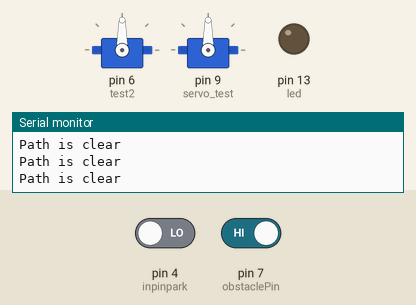
Recording of a sketch running on a simulated Arduino Uno, built with avr-gcc and run on an emulated ATmega328P. Parts: 2 × servo, output pins drawn as LEDs (lit = HIGH), the last lines printed to the serial monitor. The inputs (shaded band) are chosen by the test bench; at power-on: pin 7 (obstaclePin) HIGH, pin 4 (inpinpark) LOW.

Above: at 1.2 s.
1.3 s: pin 7 (obstaclePin) driven LOW
At 1.85 s:
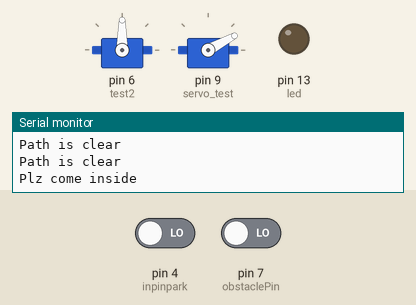
4.3 s: pin 4 (inpinpark) driven HIGH
7.3 s: pin 7 (obstaclePin) driven HIGH
At 7.33 s:
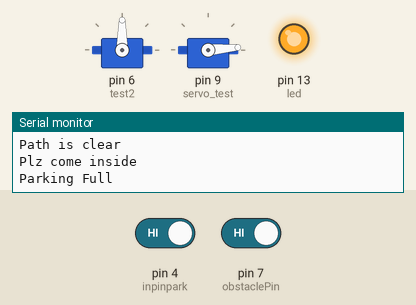
At 8.7 s:
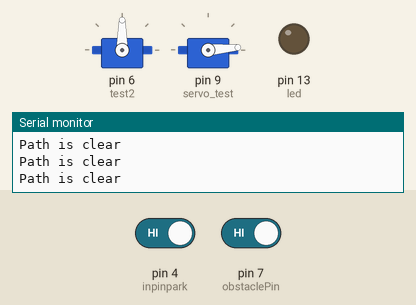
Timing chart, 0 to 10.3 s (numbered marks = the images above; inputs shaded):
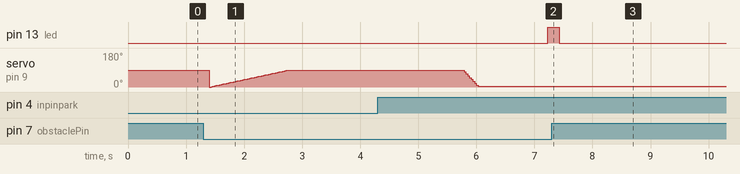

The sketch:

SmartParkingSystem.ino
```cpp
#include <Servo.h>          //Servo library

Servo servo_test,test2;    		//initialize a servo object for the connected servo

int angle = 0;
int count=0;
int caristhere;
int exiting;
int led = 13;
int obstaclePin = 7;// This is our input pin
int inpinpark=4;
int hasObstacle = HIGH;  // HIGH MEANS NO OBSTACLE

void setup()
{
   pinMode(led, OUTPUT);
   pinMode(obstaclePin, INPUT);
   pinMode(5, INPUT);
   test2.attach(6);
   Serial.begin(9600);
   servo_test.attach(9);
}
void loop()
{

   hasObstacle = digitalRead(obstaclePin);
   caristhere = digitalRead(inpinpark);
   exiting=digitalRead(6);
  //Reads the output of the obstacle sensor from the 7th PIN of the Digital section of the arduino


  if (hasObstacle == LOW) //LOW means something is ahead, so illuminates the 13th Port connected LED
  {
    if(caristhere)
    {
      Serial.println("Parking Full");
      digitalWrite(led, HIGH);
    }
    else
    {

      digitalWrite(led, LOW);
      Serial.println("Plz come inside");
      for(angle = 0; angle < 90; angle += 1) 	 // command to move from 0 degrees to 180 degrees
       {

        servo_test.write(angle);              	 //command to rotate the servo to the specified angle
        delay(15);
       }

       delay(3000);

       for(angle = 90; angle>=1; angle-=5)     // command to move from 180 degrees to 0 degrees
      {
        servo_test.write(angle);              //command to rotate the servo to the specified angle
        delay(15);
      }

      delay(1000);

    }
  }

  else
  {
    Serial.println("Path is clear");

  }
    delay(200);
    digitalWrite(led, LOW);
}
```

Measured:
- after the input at 4.3 s, pin 13 (led): LOW → HIGH after 2.9 s
- after the input at 7.3 s, pin 13 (led): HIGH → LOW after 0.13 s
